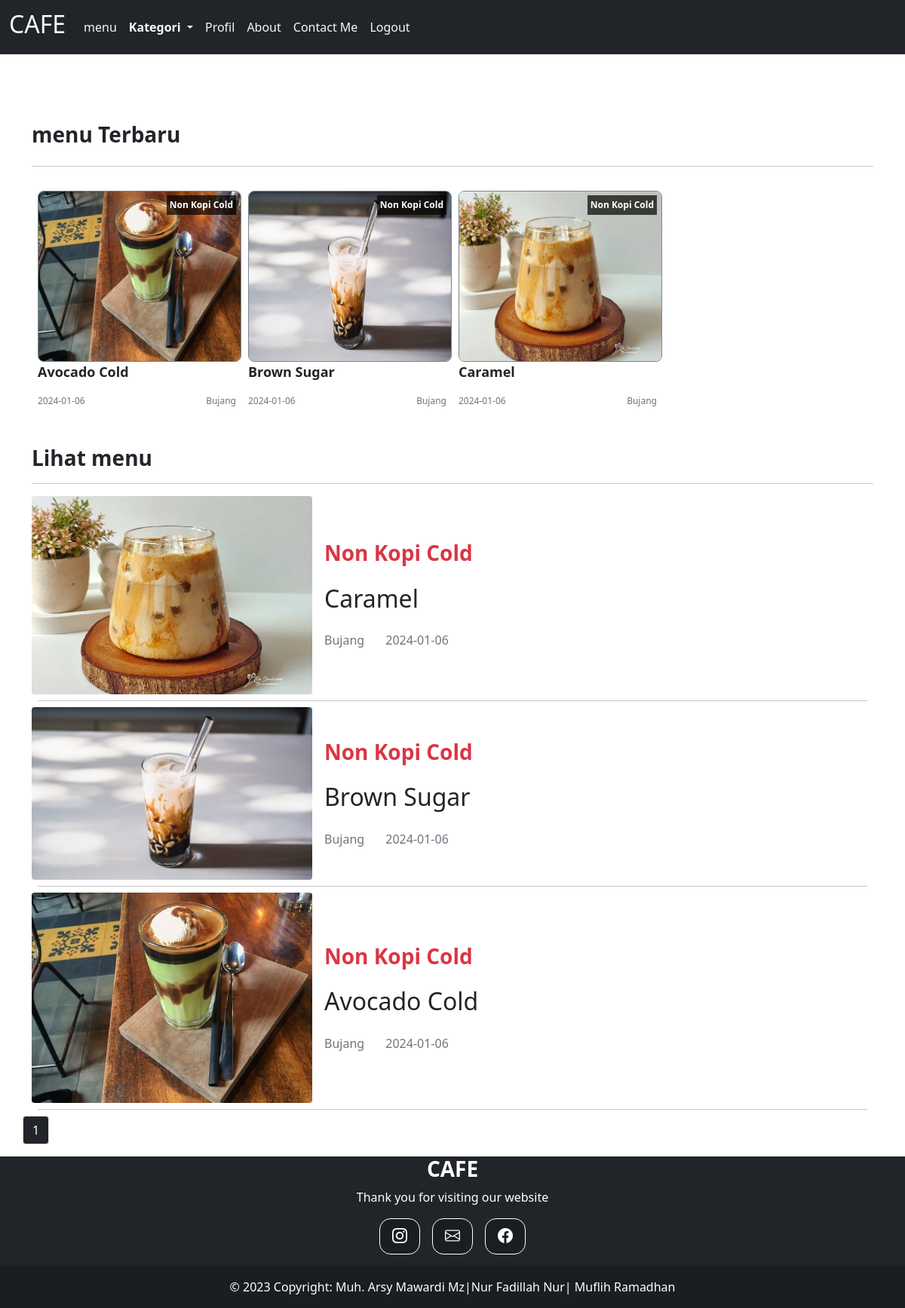
The page /kategoriNonKopiColdpage.php (signed in) on the database its author committed.
### tables this page shows
CREATE TABLE `menu` (
  `id_menu` int(11) NOT NULL,
  `id_kategori` int(11) NOT NULL,
  `nama_menu` varchar(255) NOT NULL,
  `nama_cafe` varchar(255) NOT NULL,
  `tgl_menu` date NOT NULL,
  `isi_menu` text NOT NULL,
  `gambar_menu` varchar(255) NOT NULL
);

CREATE TABLE `kategori` (
  `id_kategori` int(11) NOT NULL,
  `nama_kategori` varchar(255) NOT NULL
);

### kategoriNonKopiColdpage.php (the view, shortened to what this page needs)
<?php
        include "koneksi.php";
        $id="Non Kopi Cold";
        $limit = 5;
          if (isset($_GET["page"])) {
	          $page  = $_GET["page"];
	        }
      	  else{
	          $page=1;
	        };
        $start_from = ($page-1) * $limit;
?>
<!DOCTYPE html>
<html lang="en">
<head>
     <link rel="stylesheet" href="css/bootstrap.min.css">
     <link rel="stylesheet" href="css/bootstrap.css">
     <link rel="stylesheet" href="assets/style/style.css">
     <link rel="stylesheet" href="https://cdn.jsdelivr.net/npm/bootstrap-icons@1.8.1/font/bootstrap-icons.css">
</head>
<body>
<nav class="navbar navbar-expand-lg navbar-light bg-dark ">
        <div class="container-fluid">
          <a class="navbar-brand text-light" href="#"><h2>CAFE</h2></a>
          <div class="collapse navbar-collapse" id="navbarNav">
            <ul class="navbar-nav justify-content-center">
              <li class="nav-item">
                <a class="nav-link text-light" href="user/indexuser.php">menu</a>
              </li>
              <li class="nav-item dropdown">
               <a class="nav-link dropdown-toggle nav-link text-light fw-bold" href="#" id="navbarDropdownMenuLink" role="button" data-bs-toggle="dropdown" aria-expanded="false">
               Kategori
          </a>
              </li>
              <li class="nav-item">
                <a class="nav-link text-light" href="user/indexprofil.php">Profil</a>
              </li>
              <li class="nav-item">
                <a class="nav-link text-light" href="aboutpage.php">About</a>
              </li>
              <li class="nav-item">
                <a class="nav-link text-light" href="contactpage.php">Contact Me</a>
              </li>
              <li class="nav-item">
                <a class="nav-link text-light" href="logout.php">Logout</a>
              </li>
            </ul>
          </div>
        </div>
      </nav>
    <section id="content">
    <div class="container" style="margin-top:50px;">
    <div class="d-flex justify-content-between">
      <h3 class="fw-bold">menu Terbaru</h3>
      </div>
      <hr>
    <div class="row row-cols-1 row-cols-md-3 row-cols-2 row-cols-lg-4 g-4 g-lg-3 m-0 w-100">
        <?php
            $query= $koneksi->query("SELECT * FROM menu INNER JOIN kategori ON menu.id_kategori=kategori.id_kategori WHERE nama_kategori='$id' ORDER BY tgl_menu DESC LIMIT 4");
            while ($data=mysqli_fetch_array($query))  {
        ?>
                <div class="col">
                    <div class="card border-0 h-100 mb-2 mb-md-4">
                        <span class="label-category p-1"><?=$data['nama_kategori']?></span>
                        <img src="images/<?=$data['gambar_menu']?>" alt="" class="thumbnail-latets" style="height:100%">
                        <div class="card-body p-0">
                            <p class="card-title-latets mb-2 mb-md-3 multi-line-truncate"><?=$data['nama_menu']?></p>
                            <div class="d-flex justify-content-between">
                                <small class="text-muted"><?= $data['tgl_menu']?></small>
                                <small class="text-muted"><?= $data['nama_cafe']?></small>
                            </div>
                        </div>
                    </div>
                </div>
                <?php
            }
                ?>
    </div>
             <div id="content-CAFE" class="row" style="margin-top:50px;">
                <div class="col-12 col-md-12">
                    <h3 class="fw-bold">Lihat menu</h3>
                    <hr>
                     <?php
                      $result = mysqli_query($koneksi,"SELECT * FROM menu INNER JOIN kategori ON menu.id_kategori=kategori.id_kategori WHERE nama_kategori='$id' ORDER BY id_menu DESC LIMIT $start_from, $limit");
                      while ($data=mysqli_fetch_array($result))  {
                      ?>
                      <div class="card border-0 w-100">
                          <div class="row g-0 align-items-center">
                            <div class="col-md-4 col-4 position-relative">
                                <img src="images/<?=$data['gambar_menu']?>" class="img-fluid rounded my-auto" style="width:400px; heigth:100%;">
                            </div>
                            <div class="col-md-8 col-8">
                                <div class="card-body p-2 p-md-3">
                                    <h3 class="text-danger fw-bold list-label"><?=$data['nama_kategori']?></h3>
                                    <h2 class="card-title multi-line-truncate list-judul my-lg-4"><?=$data['nama_menu']?></h2>
                                    <large class="text-muted penulis me-4"><?=$data['nama_cafe']?></large>
                                    <large class="text-muted"><?=$data['tgl_menu']?></large>
                                </div>
                            </div>
                         </div>
                        <hr class="m-2">
                    </div>
                      <?php
        }
        ?>
</div>
<?php
$result_db = mysqli_query($koneksi,"SELECT COUNT(*) as jumlah FROM menu WHERE id_kategori ='6'");
$row_db = mysqli_fetch_row($result_db);
$total_records = $row_db[0];
$total_pages = ceil($total_records / $limit);
$pagLink = "<ul class='pagination'>";
for ($i=1; $i<=$total_pages; $i++) {
              $pagLink .= "<li class='page-item'><a class='page-link bg-dark text-white' href='kategoriNon Kopi Coldpage.php?page=".$i."'>".$i."</a></li>";
}
echo $pagLink . "</ul>";
?>
            </div>
</div>
<?php
include "footer.php";
?>
    </body>
    </html>

### assets/style/style.css (style rules this page uses)
section#content { margin-top: 90px; }
small { font-size: 12px; }
.thumbnail-latets { width: 270px; height: 176px; border-radius: 8px; border: 1px solid #7D858C; }
.label-category { position: absolute; top: 6px; right: 0; font-weight: bold; background-color: rgba(0, 0, 0, .7); color: white; font-size: 12px; }
.card-title-latets { font-size: 18px; font-weight: bold; }
.multi-line-truncate { display: -webkit-box; -webkit-box-orient: vertical; -webkit-line-clamp: 2; overflow: hidden; }

### rows shown on the page
menu: id_kategori.nama_kategori "Non Kopi Cold", gambar_menu (picture), nama_menu "Avocado Cold", tgl_menu "2024-01-06", nama_cafe "Bujang"
menu: id_kategori.nama_kategori "Non Kopi Cold", gambar_menu (picture), nama_menu "Brown Sugar", tgl_menu "2024-01-06", nama_cafe "Bujang"
menu: id_kategori.nama_kategori "Non Kopi Cold", gambar_menu (picture), nama_menu "Caramel", tgl_menu "2024-01-06", nama_cafe "Bujang"
